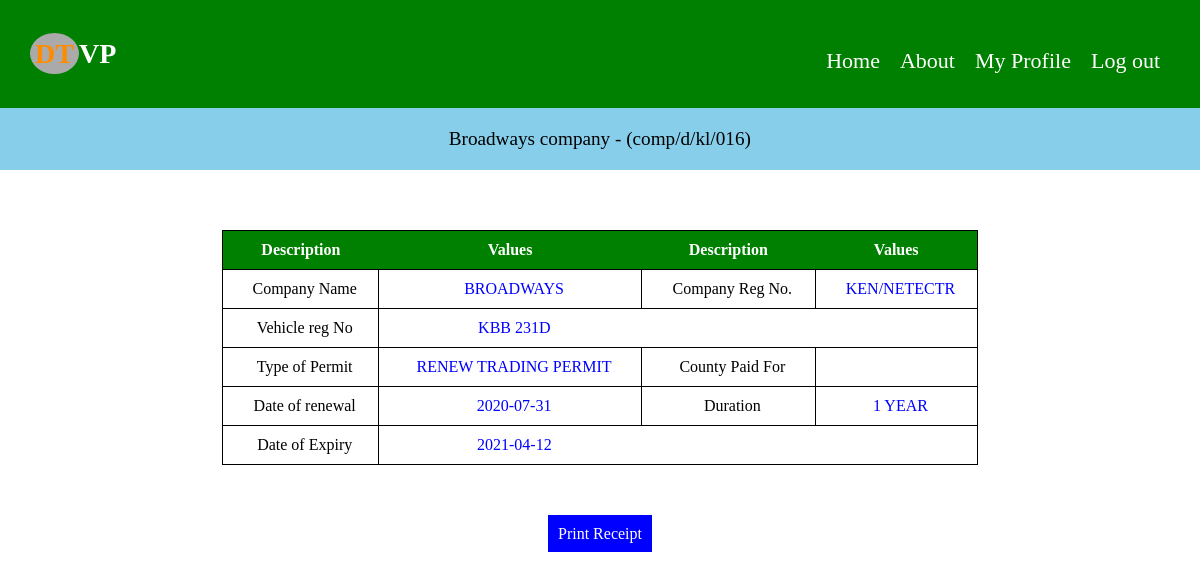
The app's page /renew-report.php (signed in) with its own data.
### tables this page shows
CREATE TABLE `user` (
  `userID` int(11) NOT NULL,
  `comp_name` varchar(50) NOT NULL,
  `comp_reg` varchar(50) NOT NULL,
  `email` varchar(100) NOT NULL,
  `pass` varchar(20) NOT NULL,
  `cpass` varchar(20) NOT NULL
);

CREATE TABLE `vehicle_reg` (
  `v_id` int(11) NOT NULL,
  `comp_reg` varchar(11) NOT NULL,
  `plate_no` varchar(10) NOT NULL,
  `county` text NOT NULL,
  `status` varchar(50) NOT NULL,
  `date` date NOT NULL DEFAULT current_timestamp()
);

### session.php (called while the page is built, shortened)
<?php
	$id_sess = $_SESSION['comp_reg'];
?>

### renew-report.php (the view, shortened to what this page needs)
<?php
	include('main-header.php');
	include('name-bar.php');
?>
<?php
include('dbcon.php');
    $vehicle = mysqli_query($con, "select * from vehicle_reg order by v_id desc");
    $num_rows = mysqli_num_rows($vehicle);
	 if ($num_rows>0) {
        while ($row = mysqli_fetch_assoc($vehicle)) {
            $reg = $row['comp_reg'];
            $plate = $row['plate_no'];
            $date = $row['date'];
            $endDate = date("Y-m-d", strtotime(date("Y-m-d", strtotime($date)). " 365 day"));
            $date = date("Y-m-d");
        }
    }
 ?>
 <?php
include('dbcon.php');
    $select = mysqli_query($con, "select comp_name from user where comp_reg = '$id_sess'");
    if (mysqli_num_rows($vehicle)>0) {
    	while ($r = mysqli_fetch_assoc($select)) {
    		$name = $r['comp_name'];
    	}
    }
 ?>
<div class="container" id="div-id-name" style="text-align: center;">
	<table class="table">
		<tr><th>Description</th><th>Values</th><th>Description</th><th>Values</th></tr>
		<tr><td>&nbsp;&nbsp;Company Name</td><td class="values">&nbsp;&nbsp;<?php echo $name; ?></td><td>&nbsp;&nbsp;Company Reg No.</td><td class="values">&nbsp;&nbsp;<?php echo $reg; ?></td></tr>
		<tr><td>&nbsp;&nbsp;Vehicle reg No</td><td class="values">&nbsp;&nbsp;<?php echo $plate; ?></td></tr>
		<tr><td>&nbsp;&nbsp;Type of Permit</td><td class="values">&nbsp;&nbsp;Renew Trading Permit</td><td>&nbsp;&nbsp;County Paid For</td><td></td></tr>
		<tr><td>&nbsp;&nbsp;Date of renewal</td><td class="values">&nbsp;&nbsp;<?php echo $date; ?></td><td>&nbsp;&nbsp;Duration</td><td class="values">&nbsp;&nbsp;1 year</td></tr>
		<tr><td>&nbsp;&nbsp;Date of Expiry</td><td class="values">&nbsp;&nbsp;<?php echo $endDate; ?></td></tr>
	</table>
</div>
<center><a href="#" id="print" onclick="javascript:printlayer('div-id-name')" style="text-decoration:none;background:blue;color:white;padding:10px;">Print Receipt</a></center>

### name-bar.php (shortened to what this page needs)
<div class="namebar">
	<?php
	include('dbcon.php');
	    $pic_query = mysqli_query($con, "select * from user where comp_reg = '$id_sess'");
	    $row = mysqli_fetch_array($pic_query);
	    echo "<p style='color: black;'>".$row['comp_name']." company - (".$_SESSION['comp_reg'].")</p>";
	?>
</div>

### css/login.css (style rules this page uses)
body { padding: 0px; margin: 0px; }
.container { width: 90%; margin: 30px auto; text-align: center; padding: 10px; }

### css/mainstyle.css (style rules this page uses)
table { border-collapse: collapse; width: 60%; margin: 20px auto; }

### name-bar.php (style rules this page uses)
.namebar { background-color: skyblue; width: 99.8%; padding: 1px; font-size: 120%; text-align: center; }

### renew-report.php (style rules this page uses)
.table { width:70%; border: 1px solid black; border-collapse: collapse; }
.table tr th { padding: 10px; background: green; color: white; }
.table tr td { padding:10px; border-bottom: 1px solid black; border-left: 1px solid black; border-top: 1px solid black; }
.values { text-transform: uppercase; color: blue; }

### records on screen
user: comp_name "Broadways"
vehicle_reg: comp_reg "KEN/NETECTR", plate_no "KBB 231D", date "2021-04-12"

### other values on screen
$_SESSION['comp_reg'] "comp/d/kl/016"
$name "BROADWAYS"
$date "2020-07-31"
